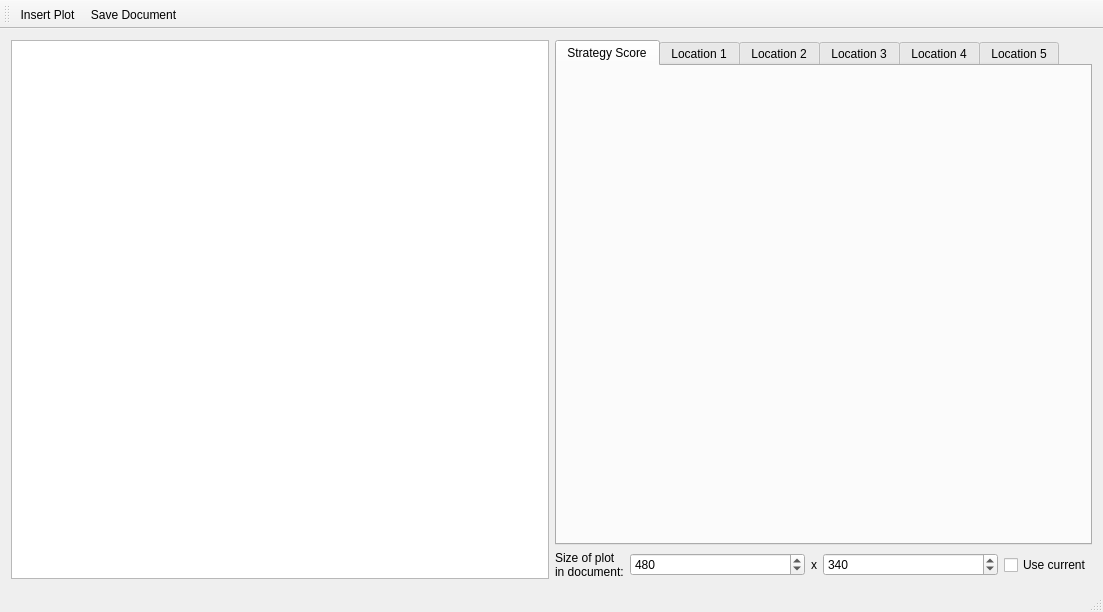
<?xml version="1.0" encoding="UTF-8"?>
<ui version="4.0">
 <class>Graphview</class>
 <widget class="QMainWindow" name="Graphview">
  <property name="geometry">
   <rect>
    <x>0</x>
    <y>0</y>
    <width>1103</width>
    <height>612</height>
   </rect>
  </property>
  <property name="windowTitle">
   <string>Report Editor</string>
  </property>
  <property name="documentMode">
   <bool>false</bool>
  </property>
  <widget class="QWidget" name="centralWidget">
   <layout class="QGridLayout" name="gridLayout_3">
    <item row="0" column="1">
     <layout class="QVBoxLayout" name="verticalLayout">
      <item>
       <widget class="QTabWidget" name="tabWidget">
        <property name="currentIndex">
         <number>0</number>
        </property>
        <widget class="QWidget" name="tab">
         <property name="sizePolicy">
          <sizepolicy hsizetype="Expanding" vsizetype="Expanding">
           <horstretch>0</horstretch>
           <verstretch>0</verstretch>
          </sizepolicy>
         </property>
         <attribute name="title">
          <string>Strategy Score</string>
         </attribute>
         <layout class="QGridLayout" name="gridLayout">
          <item row="0" column="0">
           <widget class="QCustomPlot" name="plot" native="true">
            <property name="sizePolicy">
             <sizepolicy hsizetype="Expanding" vsizetype="Expanding">
              <horstretch>0</horstretch>
              <verstretch>0</verstretch>
             </sizepolicy>
            </property>
           </widget>
          </item>
         </layout>
        </widget>
        <widget class="QWidget" name="tab_2">
         <property name="sizePolicy">
          <sizepolicy hsizetype="Expanding" vsizetype="Expanding">
           <horstretch>0</horstretch>
           <verstretch>0</verstretch>
          </sizepolicy>
         </property>
         <attribute name="title">
          <string>Location 1</string>
         </attribute>
         <layout class="QGridLayout" name="gridLayout_2">
          <item row="0" column="0">
           <widget class="QCustomPlot" name="plot_2" native="true">
            <property name="sizePolicy">
             <sizepolicy hsizetype="Expanding" vsizetype="Expanding">
              <horstretch>0</horstretch>
              <verstretch>0</verstretch>
             </sizepolicy>
            </property>
           </widget>
          </item>
         </layout>
        </widget>
        <widget class="QWidget" name="tab_3">
         <property name="sizePolicy">
          <sizepolicy hsizetype="Expanding" vsizetype="Expanding">
           <horstretch>0</horstretch>
           <verstretch>0</verstretch>
          </sizepolicy>
         </property>
         <attribute name="title">
          <string>Location 2</string>
         </attribute>
         <layout class="QGridLayout" name="gridLayout_4">
          <item row="0" column="0">
           <widget class="QCustomPlot" name="plot_3" native="true">
            <property name="sizePolicy">
             <sizepolicy hsizetype="Expanding" vsizetype="Expanding">
              <horstretch>0</horstretch>
              <verstretch>0</verstretch>
             </sizepolicy>
            </property>
           </widget>
          </item>
         </layout>
        </widget>
        <widget class="QWidget" name="tab_4">
         <attribute name="title">
          <string>Location 3</string>
         </attribute>
         <layout class="QGridLayout" name="gridLayout_5">
          <item row="0" column="0">
           <widget class="QCustomPlot" name="plot_4" native="true">
            <property name="sizePolicy">
             <sizepolicy hsizetype="Expanding" vsizetype="Expanding">
              <horstretch>0</horstretch>
              <verstretch>0</verstretch>
             </sizepolicy>
            </property>
           </widget>
          </item>
         </layout>
        </widget>
        <widget class="QWidget" name="tab_5">
         <attribute name="title">
          <string>Location 4</string>
         </attribute>
         <layout class="QGridLayout" name="gridLayout_6">
          <item row="0" column="0">
           <widget class="QCustomPlot" name="plot_5" native="true">
            <property name="sizePolicy">
             <sizepolicy hsizetype="Expanding" vsizetype="Expanding">
              <horstretch>0</horstretch>
              <verstretch>0</verstretch>
             </sizepolicy>
            </property>
           </widget>
          </item>
         </layout>
        </widget>
        <widget class="QWidget" name="tab_6">
         <attribute name="title">
          <string>Location 5</string>
         </attribute>
         <layout class="QGridLayout" name="gridLayout_7">
          <item row="0" column="0">
           <widget class="QCustomPlot" name="plot_6" native="true">
            <property name="sizePolicy">
             <sizepolicy hsizetype="Expanding" vsizetype="Expanding">
              <horstretch>0</horstretch>
              <verstretch>0</verstretch>
             </sizepolicy>
            </property>
           </widget>
          </item>
         </layout>
        </widget>
       </widget>
      </item>
      <item>
       <layout class="QHBoxLayout" name="horizontalLayout">
        <item>
         <widget class="QLabel" name="label">
          <property name="text">
           <string>&lt;html&gt;&lt;head/&gt;&lt;body&gt;&lt;p&gt;Size of plot&lt;br/&gt;in document:&lt;/p&gt;&lt;/body&gt;&lt;/html&gt;</string>
          </property>
         </widget>
        </item>
        <item>
         <widget class="QSpinBox" name="sbWidth">
          <property name="sizePolicy">
           <sizepolicy hsizetype="MinimumExpanding" vsizetype="Fixed">
            <horstretch>0</horstretch>
            <verstretch>0</verstretch>
           </sizepolicy>
          </property>
          <property name="minimum">
           <number>1</number>
          </property>
          <property name="maximum">
           <number>9999</number>
          </property>
          <property name="value">
           <number>480</number>
          </property>
         </widget>
        </item>
        <item>
         <widget class="QLabel" name="label_2">
          <property name="text">
           <string>x</string>
          </property>
         </widget>
        </item>
        <item>
         <widget class="QSpinBox" name="sbHeight">
          <property name="sizePolicy">
           <sizepolicy hsizetype="MinimumExpanding" vsizetype="Fixed">
            <horstretch>0</horstretch>
            <verstretch>0</verstretch>
           </sizepolicy>
          </property>
          <property name="minimum">
           <number>1</number>
          </property>
          <property name="maximum">
           <number>9999</number>
          </property>
          <property name="value">
           <number>340</number>
          </property>
         </widget>
        </item>
        <item>
         <widget class="QCheckBox" name="cbUseCurrentSize">
          <property name="text">
           <string>Use current</string>
          </property>
         </widget>
        </item>
       </layout>
      </item>
     </layout>
    </item>
    <item row="0" column="0">
     <widget class="QTextEdit" name="textEdit">
      <property name="minimumSize">
       <size>
        <width>400</width>
        <height>0</height>
       </size>
      </property>
     </widget>
    </item>
   </layout>
  </widget>
  <widget class="QToolBar" name="mainToolBar">
   <attribute name="toolBarArea">
    <enum>TopToolBarArea</enum>
   </attribute>
   <attribute name="toolBarBreak">
    <bool>false</bool>
   </attribute>
   <addaction name="actionInsert_Plot"/>
   <addaction name="actionSave_Document"/>
  </widget>
  <widget class="QStatusBar" name="statusBar"/>
  <action name="actionInsert_Plot">
   <property name="text">
    <string>Insert Plot</string>
   </property>
  </action>
  <action name="actionSave_Document">
   <property name="text">
    <string>Save Document...</string>
   </property>
  </action>
 </widget>
 <layoutdefault spacing="6" margin="11"/>
 <customwidgets>
  <customwidget>
   <class>QCustomPlot</class>
   <extends>QWidget</extends>
   <header>../../qcustomplot.h</header>
   <container>1</container>
  </customwidget>
 </customwidgets>
 <resources/>
 <connections/>
</ui>
